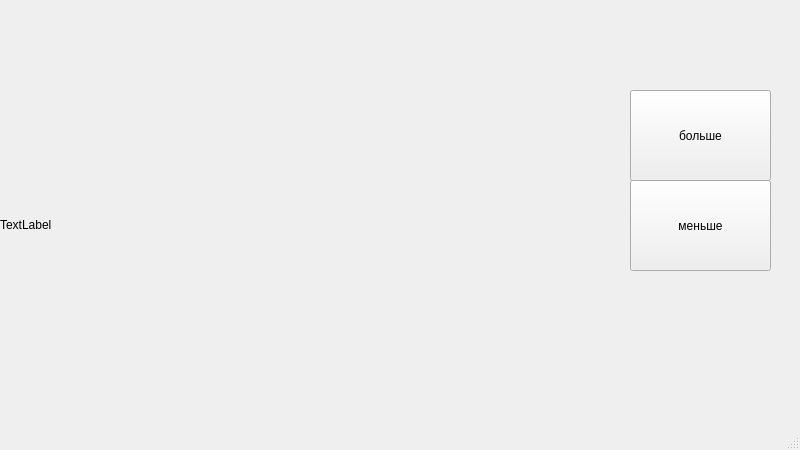
<?xml version="1.0" encoding="UTF-8"?>
<ui version="4.0">
 <class>MainWindow</class>
 <widget class="QMainWindow" name="MainWindow">
  <property name="geometry">
   <rect>
    <x>0</x>
    <y>0</y>
    <width>800</width>
    <height>450</height>
   </rect>
  </property>
  <property name="windowTitle">
   <string>MainWindow</string>
  </property>
  <widget class="QWidget" name="centralwidget">
   <widget class="QLabel" name="map">
    <property name="geometry">
     <rect>
      <x>0</x>
      <y>0</y>
      <width>600</width>
      <height>450</height>
     </rect>
    </property>
    <property name="text">
     <string>TextLabel</string>
    </property>
   </widget>
   <widget class="QPushButton" name="low">
    <property name="geometry">
     <rect>
      <x>630</x>
      <y>180</y>
      <width>141</width>
      <height>91</height>
     </rect>
    </property>
    <property name="text">
     <string>меньше</string>
    </property>
   </widget>
   <widget class="QPushButton" name="pushButton_3">
    <property name="geometry">
     <rect>
      <x>630</x>
      <y>90</y>
      <width>141</width>
      <height>91</height>
     </rect>
    </property>
    <property name="text">
     <string>больше</string>
    </property>
   </widget>
  </widget>
  <widget class="QMenuBar" name="menubar">
   <property name="geometry">
    <rect>
     <x>0</x>
     <y>0</y>
     <width>800</width>
     <height>21</height>
    </rect>
   </property>
  </widget>
  <widget class="QStatusBar" name="statusbar"/>
 </widget>
 <resources/>
 <connections/>
</ui>
